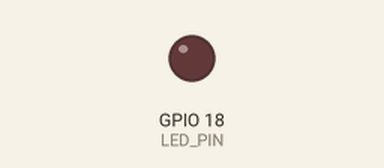
The sketch below on a simulated ESP32. On the bench: output pins drawn as LEDs (lit = HIGH).

Above: at 0.05 s.
At 0.9 s:
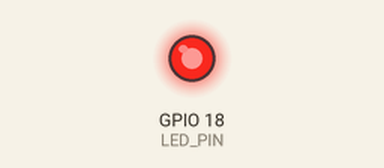
Timing chart, 0 to 4.1 s (numbered marks = the images above):
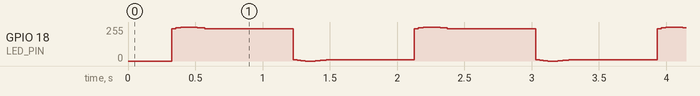

The sketch:

LED_04_effetto_respiro.ino
```cpp
// (licence header left out)
#include <Arduino.h>

/*
 * LED_04_effetto_respiro.ino
 *
 * Questo sketch crea un effetto di "respiro" (breathing effect) con un LED,
 * simulando un'accensione e uno spegnimento graduali con un andamento sinusoidale.
 *
 * Circuito:
 * - LED collegato al GPIO 18 (uscita PWM) e GND attraverso una resistenza da 220 ohm
 *
 * Creato il: 2023
 */

const int LED_PIN = 18;  // Pin PWM a cui è collegato il LED

void setup() {
  pinMode(LED_PIN, OUTPUT);
  analogWriteResolution(LED_PIN, 8);
  analogWriteFrequency(LED_PIN, 5000);
}

void loop() {
  // Utilizza la funzione seno per creare un effetto di respiro più naturale
  for (int i = 0; i < 360; i++) {
    // Converte l'angolo in radianti e calcola il seno
    float rad = i * (PI / 180.0);
    float sinVal = sin(rad);

    // Trasforma il valore del seno (che va da -1 a 1) in un valore da 0 a 255
    int brightness = int((sinVal + 1.0) * 127.5);

    // Imposta la luminosità del LED
    analogWrite(LED_PIN, brightness);

    // Piccolo ritardo per rendere l'effetto visibile
    delay(5);
  }
}
```
